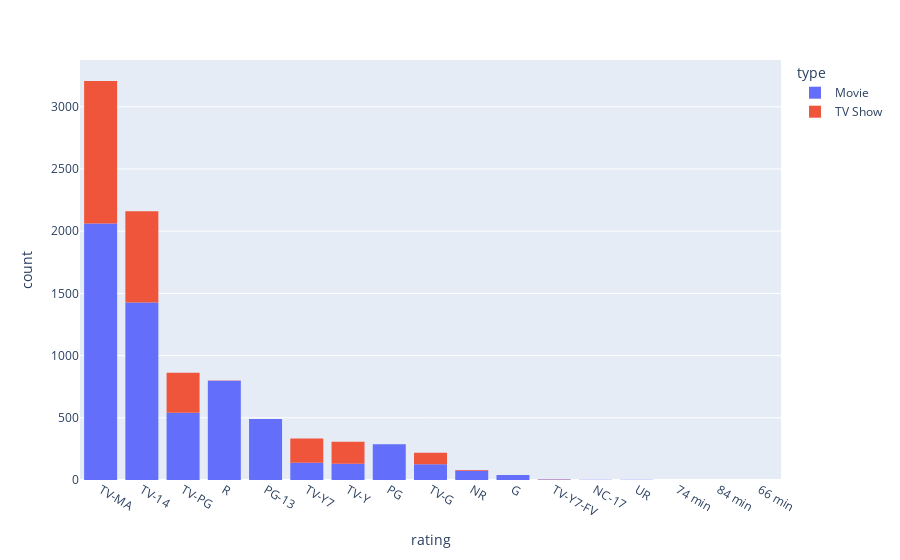

The cell this chart's notebook holds for it:
### Code cell
df['rating'].value_counts()
px.histogram(df, 'rating',color='type').update_xaxes(categoryorder='total descending')

### Figure 1 — Plotly figure (JSON) as saved in the notebook; plotly's stock layout.template omitted (floating-point values rounded to 4 significant figures; data arrays with more than 128 entries replaced by an {"elided": "..."} marker saying what was removed)
{"data": [{"alignmentgroup": "True", "bingroup": "x", "hovertemplate": "type=Movie<br>rating=%{x}<br>count=%{y}<extra></extra>", "legendgroup": "Movie", "marker": {"color": "#636efa", "pattern": {"shape": ""}}, "name": "Movie", "offsetgroup": "Movie", "orientation": "v", "showlegend": true, "type": "histogram", "x": {"elided": "6131 str values"}, "xaxis": "x", "yaxis": "y"}, {"alignmentgroup": "True", "bingroup": "x", "hovertemplate": "type=TV Show<br>rating=%{x}<br>count=%{y}<extra></extra>", "legendgroup": "TV Show", "marker": {"color": "#EF553B", "pattern": {"shape": ""}}, "name": "TV Show", "offsetgroup": "TV Show", "orientation": "v", "showlegend": true, "type": "histogram", "x": {"elided": "2676 str values"}, "xaxis": "x", "yaxis": "y"}], "layout": {"barmode": "relative", "legend": {"title": {"text": "type"}, "tracegroupgap": 0}, "margin": {"t": 60}, "xaxis": {"anchor": "y", "categoryorder": "total descending", "domain": [0, 1], "title": {"text": "rating"}}, "yaxis": {"anchor": "x", "domain": [0, 1], "title": {"text": "count"}}}}
